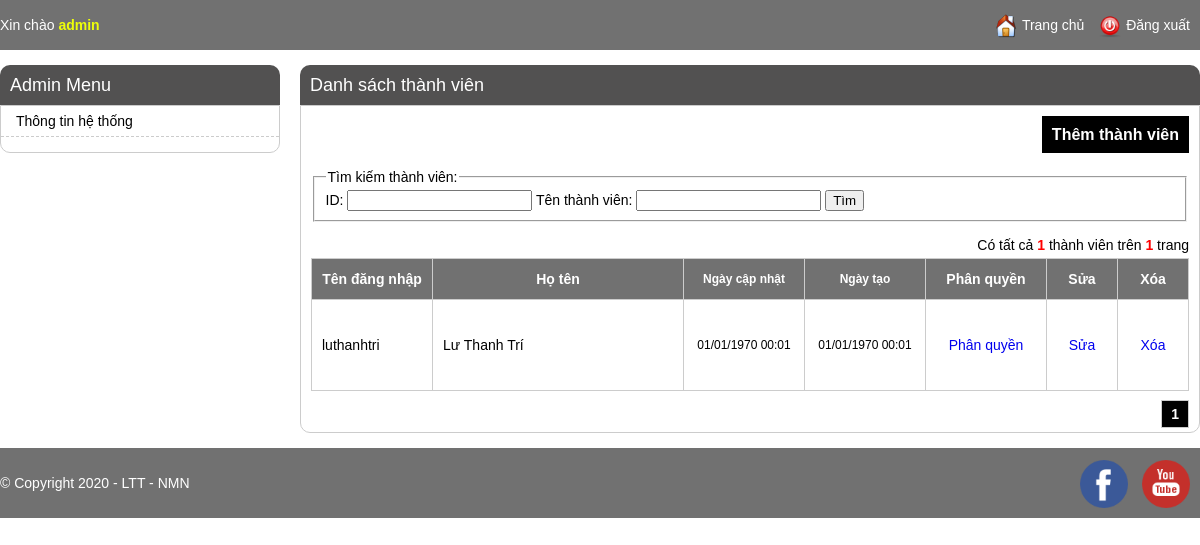
Screenshot of /admin/member_listing.php (signed in) with the database file from the repository.
### tables this page shows
CREATE TABLE `user` (
  `id` int(11) NOT NULL,
  `username` varchar(100) NOT NULL,
  `fullname` varchar(100) NOT NULL,
  `password` varchar(100) NOT NULL,
  `birthday` int(11) NOT NULL,
  `created_time` int(11) NOT NULL,
  `last_updated` int(11) NOT NULL
);

### admin/member_listing.php (the view, shortened to what this page needs)
<?php
include 'header.php';
$config_name = "member";
$config_title = "thành viên";
if (!empty($_SESSION['current_user'])) {
	$where = "id != ". $_SESSION['current_user']['id'];
	$item_per_page = (!empty($_GET['per_page'])) ? $_GET['per_page'] : 2;
	$current_page = (!empty($_GET['page'])) ? $_GET['page'] : 1;
	$offset = ($current_page - 1) * $item_per_page;
	if(!empty($where)){
		$totalRecords = mysqli_query($con, "SELECT * FROM `user` where (".$where.")");
	}else{
		$totalRecords = mysqli_query($con, "SELECT * FROM `user`");
	}
	$totalRecords = $totalRecords->num_rows;
	$totalPages = ceil($totalRecords / $item_per_page);
	if(!empty($where)){
		$products = mysqli_query($con, "SELECT * FROM `user` where (".$where.") ORDER BY `id` DESC LIMIT " . $item_per_page . " OFFSET " . $offset);
	}else{
		$products = mysqli_query($con, "SELECT * FROM `user` ORDER BY `id` DESC LIMIT " . $item_per_page . " OFFSET " . $offset);
	}
	?>
	<div id="member-listing" class="main-content">
		<h1>Danh sách <?=$config_title?></h1>
		<div class="listing-items">
			<div class="buttons">
				<a href="./member_editing.php">Thêm <?=$config_title?></a>
			</div>
			<div class="listing-search">
				<form id="<?=$config_name?>-search-form" action="<?=$config_name?>_listing.php?action=search" method="POST">
					<fieldset>
						<legend>Tìm kiếm <?=$config_title?>:</legend>
						ID: <input type="text" name="id" value="<?=!empty($id)?$id:""?>" />
						Tên <?=$config_title?>: <input type="text" name="name" value="<?=!empty($name)?$name:""?>" />
						<input type="submit" value="Tìm" />
					</fieldset>
				</form>
			</div>
			<div class="total-items">
				<span>Có tất cả <strong><?=$totalRecords?></strong> <?=$config_title?> trên <strong><?=$totalPages?></strong> trang</span>
			</div>
			<ul>
				<li class="listing-item-heading">
					<div class="listing-prop listing-username">Tên đăng nhập</div>
					<div class="listing-prop listing-fullname">Họ tên</div>
					<div class="listing-prop listing-button">
						Xóa
					</div>
					<div class="listing-prop listing-button">
						Sửa
					</div>
					<div class="listing-prop listing-privilege">
						Phân quyền
					</div>
					<div class="listing-prop listing-time">Ngày tạo</div>
					<div class="listing-prop listing-time">Ngày cập nhật</div>
				</li>
				<?php
				while ($row = mysqli_fetch_array($products)) {
					?>
					<li>
						<div class="listing-prop listing-username"><?= $row['username'] ?></div>
						<div class="listing-prop listing-fullname"><?= $row['fullname'] ?></div>
						<div class="listing-prop listing-button">
							<a href="./<?=$config_name?>_delete.php?id=<?= $row['id'] ?>">Xóa</a>
						</div>
						<div class="listing-prop listing-button">
							<a href="./<?=$config_name?>_editing.php?id=<?= $row['id'] ?>">Sửa</a>
						</div>
						<div class="listing-prop listing-privilege">
							<a href="./<?=$config_name?>_privilege.php?id=<?= $row['id'] ?>">Phân quyền</a>
						</div>
						<div class="listing-prop listing-time"><?= date('d/m/Y H:i', $row['created_time']) ?></div>
						<div class="listing-prop listing-time"><?= date('d/m/Y H:i', $row['last_updated']) ?></div>
					</li>
				<?php } ?>
			</ul>
			<?php
			include './pagination.php';
			?>
		</div>
	</div>
	<?php
}
include './footer.php';
?>

### css/admin_style.css (style rules this page uses)
body { font-family: arial; padding: 0; margin: 0; font-size: 14px; }
h1 { text-align: center; }
.listing-items { padding: 10px; border: 1px solid #ccc; border-radius: 0 0 10px 10px; }
.listing-items ul { padding: 0; margin: 0; }
.listing-prop { float: right; border-left: 1px solid #ccc; line-height: 90px; padding: 0 10px; }
.listing-fullname, .listing-username, .listing-name { padding-left: 10px; border-right: 0; float: left; width: 170px; max-height: 90px; overflow: hidden; }
.listing-fullname { width: 230px; }
.listing-privilege { width: 100px; text-align: center; }
.listing-username { width: 100px; }
.listing-button { float: right; border-left: 1px solid #ccc; border-right: 0; padding: 0 10px; width: 50px; text-align: center; }
.listing-items ul li { list-style: none; border: 1px solid #ccc; border-top: 0; border-left: 0; }
.listing-items ul li:first-child { border-top: 1px solid #ccc; }
.listing-time { width: 150px; text-align: center; }
.listing-item-heading { text-align: center; font-weight: bold; }
.listing-item-heading .listing-prop { height: 40px; line-height: 40px; background: #717171; color: #FFF; }
.buttons { text-align: right; font-weight: bold; font-size: 16px; margin-bottom: 15px; line-height: 38px; }
.buttons a { color: #FFF; padding: 10px; background: #000; }
a { text-decoration: none; }
.main-content { float: left; width: 900px; margin-left: 20px; }
.main-content h1 { margin: 0; text-align: left; background: #525151; color: #fff; font-size: 18px; font-weight: normal; line-height: 40px; border-radius: 10px 10px 0 0; padding: 0 10px; }
.listing-search { margin-bottom: 15px; }
.total-items { margin-bottom: 5px; text-align: right; }
.total-items strong { color: red; }
#member-listing .listing-time { width: 100px; font-size: 12px; }

### rows the page displays
user: username "luthanhtri", fullname "Lư Thanh Trí", created_time "01/01/1970 00:01", last_updated "01/01/1970 00:01"

### other values shown
$config_title "thành viên"
$totalRecords "1"
$totalPages "1"
